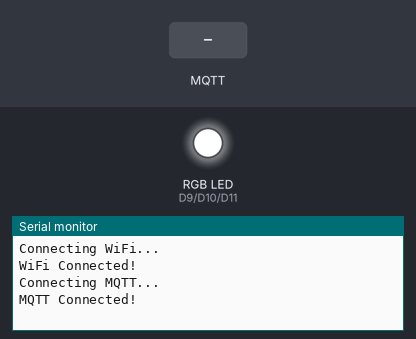
The sketch below on a simulated Arduino Uno R4 WiFi. Parts: an RGB LED mixed from three pins (HIGH = lit), the last lines printed to the serial monitor. The test bench sets the inputs (shaded band). WiFi joins after 1.5 s; servers stay silent unless stated; no MQTT or app messages arrive unless stated.

Above: at 2.7 s.
2.8 s: MQTT message "5" arrives on the first subscribed topic
At 3.6 s:
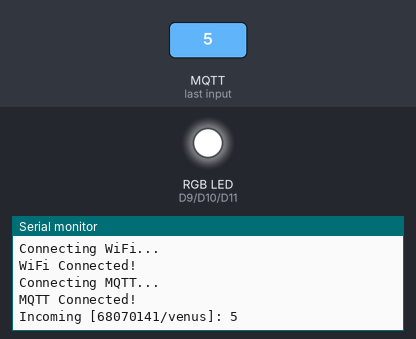
4.3 s: MQTT message "on" arrives on the first subscribed topic
At 4.8 s:
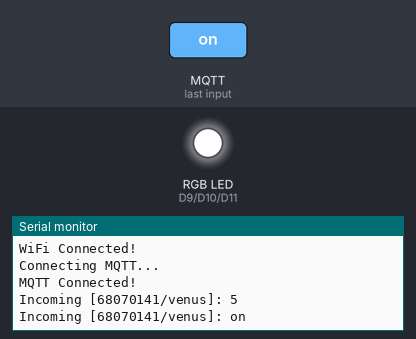
5.8 s: MQTT message "off" arrives on the first subscribed topic
At 7.1 s:
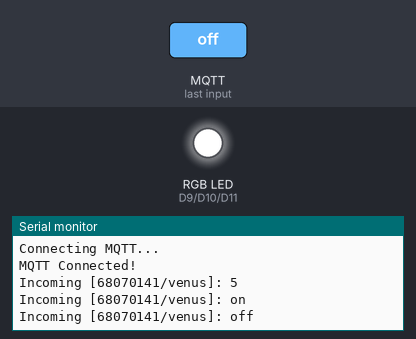

The sketch:

Exam5_Sub_Venus_RGB_LED.ino
```cpp
/*
 * [ข้อสอบ Mock Exam ข้อ 5] Subscribe อุณหภูมิดาวศุกร์ แสดงสีออก RGB LED
 * - Topic: 68070141/venus
 * - เงื่อนไข:
 *   36 - 50 -> สีแดง (255, 0, 0)
 *   26 - 35 -> สีฟ้า/น้ำเงิน (0, 0, 255)
 *   10 - 25 -> สีเขียว (0, 255, 0)
 * - การต่อสาย (Common Anode ขายาวขา 2 ต่อ +5V): Red->9, Green->10, Blue->11
 */
#include <WiFiS3.h>
#include <MQTTClient.h>

const char WIFI_SSID[]      = "68070141";
const char WIFI_PASSWORD[]  = "nano9753";
const char MQTT_BROKER[]    = "phycom.it.kmitl.ac.th";
const int  MQTT_PORT        = 1883; // บอร์ดใช้ 1883 เสมอ!
const char MQTT_CLIENT_ID[] = "UnoR4_68070141_Ex5";
const char TOPIC_VENUS[]    = "68070141/venus";

const int redPin   = 9;
const int greenPin = 10;
const int bluePin  = 11;

WiFiClient network;
MQTTClient mqtt(256);

void setColor(int r, int g, int b) {
  // สำหรับหลอด Common Anode (ถ้าเจอ Common Cathode ต่อ GND ให้ลบ "255 -" ออก)
  analogWrite(redPin,   255 - r);
  analogWrite(greenPin, 255 - g);
  analogWrite(bluePin,  255 - b);
}

void messageReceived(String &topic, String &payload) {
  Serial.println("Incoming [" + topic + "]: " + payload);

  if (topic == TOPIC_VENUS) {
    int temp = payload.toInt();
    if (temp >= 36 && temp <= 50) {
      setColor(255, 0, 0); // แดง
    } else if (temp >= 26 && temp <= 35) {
      setColor(0, 0, 255); // ฟ้า/น้ำเงิน
    } else if (temp >= 10 && temp <= 25) {
      setColor(0, 255, 0); // เขียว
    }
  }
}

void connectToWiFiAndMQTT() {
  if (WiFi.status() != WL_CONNECTED) {
    Serial.print("Connecting WiFi...");
    WiFi.begin(WIFI_SSID, WIFI_PASSWORD);
    while (WiFi.status() != WL_CONNECTED) { delay(500); Serial.print("."); }
    Serial.println("\nWiFi Connected!");
  }
  if (!mqtt.connected()) {
    Serial.print("Connecting MQTT...");
    while (!mqtt.connect(MQTT_CLIENT_ID)) { delay(500); Serial.print("."); }
    Serial.println("\nMQTT Connected!");
    mqtt.subscribe(TOPIC_VENUS); // กดติดตาม Topic venus
  }
}

void setup() {
  Serial.begin(9600);
  pinMode(redPin, OUTPUT);
  pinMode(greenPin, OUTPUT);
  pinMode(bluePin, OUTPUT);
  setColor(0, 0, 0);

  mqtt.begin(MQTT_BROKER, MQTT_PORT, network);
  mqtt.onMessage(messageReceived);
  connectToWiFiAndMQTT();
}

void loop() {
  mqtt.loop();
  if (!mqtt.connected()) connectToWiFiAndMQTT();
}
```

Measured:
- after the input at 2.8 s, the serial monitor: prints a new line at once (image 1)
- after the input at 4.3 s, the serial monitor: prints a new line at once (image 2)
- after the input at 5.8 s, the serial monitor: prints a new line at once (image 3)
